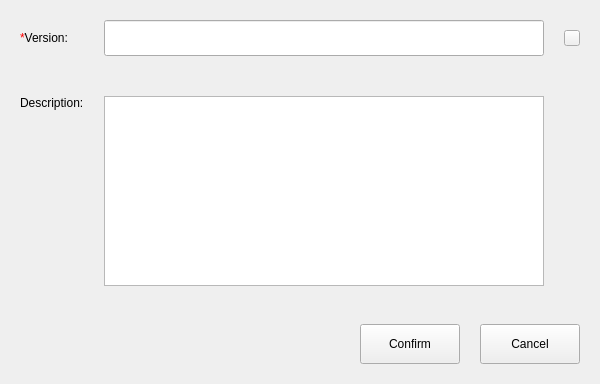
<?xml version="1.0" encoding="UTF-8"?>
<ui version="4.0">
 <class>ContainerBackupOperateDialog</class>
 <widget class="QWidget" name="ContainerBackupOperateDialog">
  <property name="geometry">
   <rect>
    <x>0</x>
    <y>0</y>
    <width>600</width>
    <height>384</height>
   </rect>
  </property>
  <property name="minimumSize">
   <size>
    <width>600</width>
    <height>300</height>
   </size>
  </property>
  <property name="windowTitle">
   <string>Form</string>
  </property>
  <layout class="QVBoxLayout" name="verticalLayout">
   <property name="spacing">
    <number>0</number>
   </property>
   <property name="leftMargin">
    <number>20</number>
   </property>
   <property name="topMargin">
    <number>20</number>
   </property>
   <property name="rightMargin">
    <number>20</number>
   </property>
   <property name="bottomMargin">
    <number>20</number>
   </property>
   <item>
    <widget class="QStackedWidget" name="stackedWidget">
     <property name="currentIndex">
      <number>0</number>
     </property>
     <widget class="QWidget" name="page_operate">
      <layout class="QVBoxLayout" name="verticalLayout_2">
       <property name="spacing">
        <number>0</number>
       </property>
       <property name="leftMargin">
        <number>0</number>
       </property>
       <property name="topMargin">
        <number>0</number>
       </property>
       <property name="rightMargin">
        <number>0</number>
       </property>
       <property name="bottomMargin">
        <number>0</number>
       </property>
       <item>
        <layout class="QGridLayout" name="gridLayout">
         <property name="horizontalSpacing">
          <number>20</number>
         </property>
         <property name="verticalSpacing">
          <number>10</number>
         </property>
         <item row="0" column="1">
          <widget class="QLineEdit" name="lineEdit_version">
           <property name="minimumSize">
            <size>
             <width>0</width>
             <height>36</height>
            </size>
           </property>
           <property name="maximumSize">
            <size>
             <width>16777215</width>
             <height>36</height>
            </size>
           </property>
          </widget>
         </item>
         <item row="0" column="2">
          <widget class="ToolTipButton" name="btn_tip">
           <property name="minimumSize">
            <size>
             <width>16</width>
             <height>16</height>
            </size>
           </property>
           <property name="maximumSize">
            <size>
             <width>16</width>
             <height>16</height>
            </size>
           </property>
           <property name="focusPolicy">
            <enum>Qt::NoFocus</enum>
           </property>
           <property name="text">
            <string/>
           </property>
          </widget>
         </item>
         <item row="1" column="1">
          <widget class="QLabel" name="label_tip_version">
           <property name="sizePolicy">
            <sizepolicy hsizetype="Preferred" vsizetype="Fixed">
             <horstretch>0</horstretch>
             <verstretch>0</verstretch>
            </sizepolicy>
           </property>
           <property name="minimumSize">
            <size>
             <width>0</width>
             <height>20</height>
            </size>
           </property>
           <property name="maximumSize">
            <size>
             <width>16777215</width>
             <height>20</height>
            </size>
           </property>
           <property name="text">
            <string/>
           </property>
          </widget>
         </item>
         <item row="0" column="0">
          <widget class="QLabel" name="label">
           <property name="text">
            <string>&lt;font color=red&gt;*&lt;/font&gt;Version:</string>
           </property>
          </widget>
         </item>
         <item row="3" column="1">
          <spacer name="verticalSpacer">
           <property name="orientation">
            <enum>Qt::Vertical</enum>
           </property>
           <property name="sizeHint" stdset="0">
            <size>
             <width>20</width>
             <height>40</height>
            </size>
           </property>
          </spacer>
         </item>
         <item row="2" column="0">
          <widget class="QLabel" name="label_2">
           <property name="text">
            <string>Description:</string>
           </property>
           <property name="alignment">
            <set>Qt::AlignLeading|Qt::AlignLeft|Qt::AlignTop</set>
           </property>
          </widget>
         </item>
         <item row="2" column="1">
          <widget class="QTextEdit" name="textEdit_desc"/>
         </item>
        </layout>
       </item>
      </layout>
     </widget>
     <widget class="QWidget" name="page_export">
      <layout class="QVBoxLayout" name="verticalLayout_3">
       <property name="spacing">
        <number>10</number>
       </property>
       <property name="leftMargin">
        <number>0</number>
       </property>
       <property name="topMargin">
        <number>0</number>
       </property>
       <property name="rightMargin">
        <number>0</number>
       </property>
       <property name="bottomMargin">
        <number>0</number>
       </property>
       <item>
        <layout class="QGridLayout" name="gridLayout_2">
         <property name="spacing">
          <number>10</number>
         </property>
         <item row="1" column="1">
          <widget class="QLabel" name="label_tip_image">
           <property name="minimumSize">
            <size>
             <width>0</width>
             <height>20</height>
            </size>
           </property>
           <property name="maximumSize">
            <size>
             <width>16777215</width>
             <height>20</height>
            </size>
           </property>
           <property name="text">
            <string/>
           </property>
          </widget>
         </item>
         <item row="0" column="2">
          <widget class="ToolTipButton" name="btn_tip_version">
           <property name="minimumSize">
            <size>
             <width>16</width>
             <height>16</height>
            </size>
           </property>
           <property name="maximumSize">
            <size>
             <width>16</width>
             <height>16</height>
            </size>
           </property>
           <property name="focusPolicy">
            <enum>Qt::NoFocus</enum>
           </property>
           <property name="text">
            <string/>
           </property>
          </widget>
         </item>
         <item row="0" column="1">
          <widget class="QLineEdit" name="lineEdit_image_version">
           <property name="minimumSize">
            <size>
             <width>0</width>
             <height>36</height>
            </size>
           </property>
           <property name="maximumSize">
            <size>
             <width>16777215</width>
             <height>36</height>
            </size>
           </property>
          </widget>
         </item>
         <item row="0" column="0">
          <widget class="QLabel" name="label_version">
           <property name="text">
            <string> &lt;font color=red&gt;*&lt;/font&gt;Version:</string>
           </property>
          </widget>
         </item>
        </layout>
       </item>
       <item>
        <layout class="QHBoxLayout" name="horizontalLayout_2">
         <property name="spacing">
          <number>10</number>
         </property>
         <item>
          <spacer name="horizontalSpacer">
           <property name="orientation">
            <enum>Qt::Horizontal</enum>
           </property>
           <property name="sizeHint" stdset="0">
            <size>
             <width>40</width>
             <height>20</height>
            </size>
           </property>
          </spacer>
         </item>
         <item>
          <widget class="QRadioButton" name="rd_btn_local">
           <property name="text">
            <string>Export to local</string>
           </property>
          </widget>
         </item>
         <item>
          <widget class="QRadioButton" name="rd_btn_image">
           <property name="text">
            <string>Export to image management</string>
           </property>
          </widget>
         </item>
         <item>
          <spacer name="horizontalSpacer_3">
           <property name="orientation">
            <enum>Qt::Horizontal</enum>
           </property>
           <property name="sizeHint" stdset="0">
            <size>
             <width>40</width>
             <height>20</height>
            </size>
           </property>
          </spacer>
         </item>
        </layout>
       </item>
       <item>
        <spacer name="verticalSpacer_2">
         <property name="orientation">
          <enum>Qt::Vertical</enum>
         </property>
         <property name="sizeHint" stdset="0">
          <size>
           <width>20</width>
           <height>120</height>
          </size>
         </property>
        </spacer>
       </item>
      </layout>
     </widget>
    </widget>
   </item>
   <item>
    <layout class="QHBoxLayout" name="horizontalLayout">
     <property name="spacing">
      <number>20</number>
     </property>
     <item>
      <spacer name="horizontalSpacer_2">
       <property name="orientation">
        <enum>Qt::Horizontal</enum>
       </property>
       <property name="sizeHint" stdset="0">
        <size>
         <width>40</width>
         <height>20</height>
        </size>
       </property>
      </spacer>
     </item>
     <item>
      <widget class="QPushButton" name="btn_ok">
       <property name="minimumSize">
        <size>
         <width>100</width>
         <height>40</height>
        </size>
       </property>
       <property name="text">
        <string>Confirm</string>
       </property>
      </widget>
     </item>
     <item>
      <widget class="QPushButton" name="btn_cancel">
       <property name="minimumSize">
        <size>
         <width>100</width>
         <height>40</height>
        </size>
       </property>
       <property name="maximumSize">
        <size>
         <width>100</width>
         <height>40</height>
        </size>
       </property>
       <property name="text">
        <string>Cancel</string>
       </property>
      </widget>
     </item>
    </layout>
   </item>
  </layout>
 </widget>
 <customwidgets>
  <customwidget>
   <class>ToolTipButton</class>
   <extends>QToolButton</extends>
   <header location="global">tool-tip-button.h</header>
  </customwidget>
 </customwidgets>
 <tabstops>
  <tabstop>lineEdit_version</tabstop>
  <tabstop>textEdit_desc</tabstop>
  <tabstop>btn_tip</tabstop>
  <tabstop>btn_ok</tabstop>
  <tabstop>btn_cancel</tabstop>
 </tabstops>
 <resources/>
 <connections/>
</ui>
